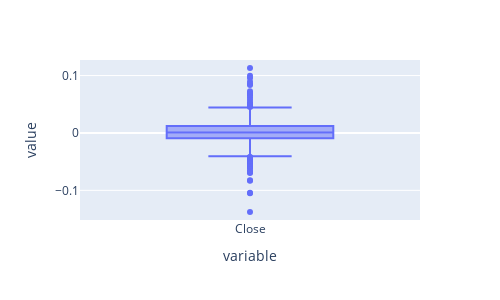

Source (notebook cell):
### Markdown cell above
### Box Plots
##### Box plot also known as a box and whisker plot is another way to visualize the normality of a variable. it displays the distribution of data based on five-number summary i.e. minimum, first quartile (Q1), median (Q2), third quartile (Q3), and maximum

### Code cell
log_returns.plot(kind = 'box').update_layout(autosize = False, width = 500, height = 300)
# There is a very heavy tail, many outliers

### Figure 1 — Plotly figure (JSON) as saved in the notebook; plotly's stock layout.template omitted (floating-point values rounded to 4 significant figures; data arrays with more than 128 entries replaced by an {"elided": "..."} marker saying what was removed)
{"data": [{"alignmentgroup": "True", "hovertemplate": "variable=%{x}<br>value=%{y}<extra></extra>", "legendgroup": "", "marker": {"color": "#636efa"}, "name": "", "notched": false, "offsetgroup": "", "orientation": "v", "showlegend": false, "type": "box", "x": {"elided": "1258 str values"}, "x0": " ", "xaxis": "x", "y": {"elided": "1258 float values"}, "y0": " ", "yaxis": "y"}], "layout": {"autosize": false, "boxmode": "group", "height": 300, "legend": {"tracegroupgap": 0}, "margin": {"t": 60}, "width": 500, "xaxis": {"anchor": "y", "domain": [0, 1], "title": {"text": "variable"}}, "yaxis": {"anchor": "x", "domain": [0, 1], "title": {"text": "value"}}}}
